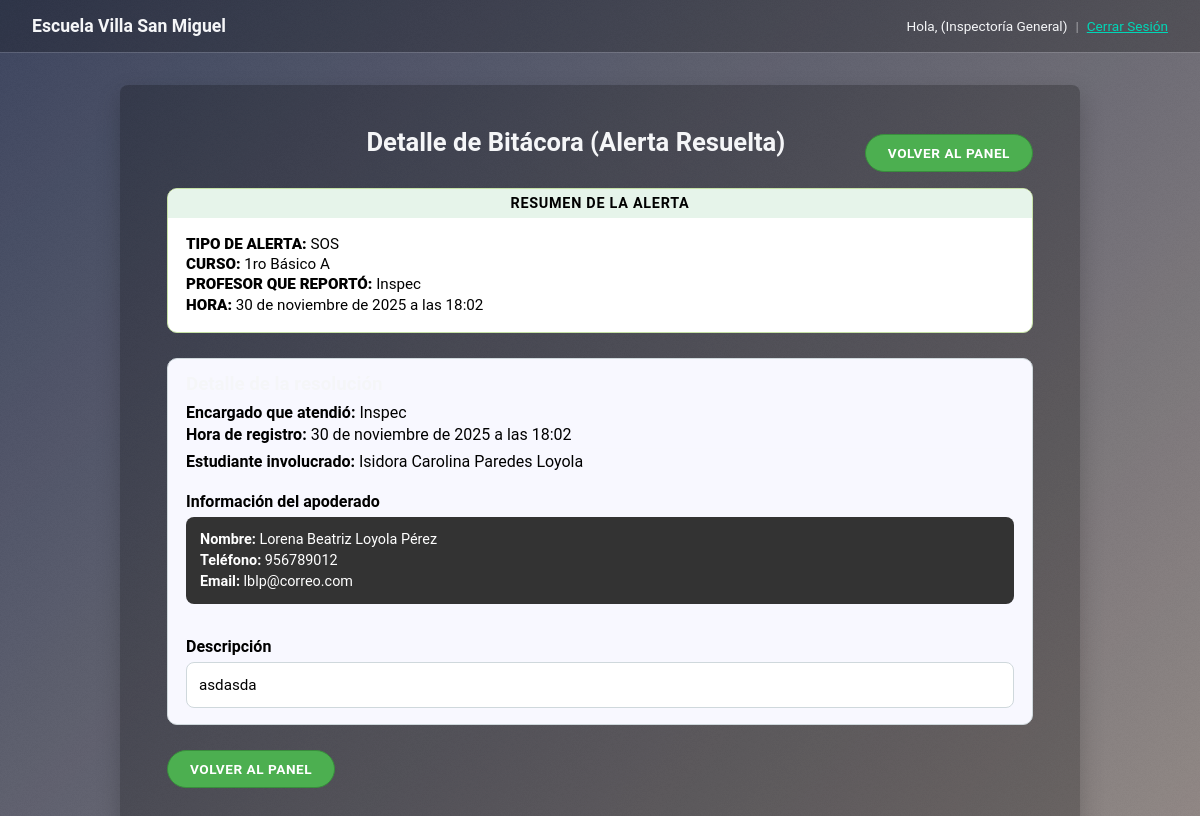
/alerta/55/bitacora/ (signed in), run on the app's committed database.
### core/models.py (models this page shows, shortened)
class Perfil(models.Model):
    ROLES = [
        ('profesor', 'Profesor'),
        ('convivencia', 'Convivencia Escolar'),
        ('utp', 'UTP'),
        ('inspectoria', 'Inspectoría General'),
        ('director', 'Director'),
    ]
    usuario = models.OneToOneField(User, on_delete=models.CASCADE)
    rol = models.CharField(max_length=20, choices=ROLES)
    rut = models.CharField(max_length=12, unique=True, null=True, blank=True, verbose_name="RUT (sin puntos, con guión)")

class BitacoraIncidente(models.Model):
    SUBTIPO = [
        ('emocional', 'Emocional'),
        ('convivencia', 'Convivencia'),
    ]
    alerta_asociada = models.OneToOneField(Alerta, on_delete=models.CASCADE)
    estudiante = models.ForeignKey(Estudiante, on_delete=models.SET_NULL, null=True, blank=True)
    subtipo_descompensacion = models.CharField(
        max_length=20,
        choices=SUBTIPO,
        null=True,
        blank=True,
        verbose_name="Subtipo de Descompensación"
    )
    descripcion_suceso = models.TextField(verbose_name="Descripción de lo sucedido")
    hora_registro = models.DateTimeField(auto_now_add=True)

class Alerta(models.Model):
    TIPO_ALERTA = [
        ('descompensacion', 'Descompensación'),
        ('tecnico', 'Apoyo Técnico'),
        ('disciplinario', 'Disciplinario'),
        ('salud', 'Salud'),
        ('sos', 'SOS'),
        ('asistencia', 'Asistencia menor al 85%'),
    ]
    ESTADO_ALERTA = [
        ('pendiente', 'Pendiente'),
        ('en_curso', 'En Curso'),
        ('resuelta', 'Resuelta'),
    ]
    creada_por = models.ForeignKey(User, on_delete=models.SET_NULL, null=True, blank=True, related_name="alertas_creadas")
    tiempo_creacion = models.DateTimeField(auto_now_add=True)
    tipo = models.CharField(max_length=20, choices=TIPO_ALERTA)
    estado = models.CharField(max_length=15, choices=ESTADO_ALERTA, default='pendiente')
    curso = models.ForeignKey(Curso, on_delete=models.PROTECT, null=True)
    estudiante_implicado = models.ForeignKey(Estudiante, on_delete=models.SET_NULL, null=True, blank=True)
    atendida_por = models.ForeignKey(User, on_delete=models.SET_NULL, null=True, blank=True, related_name="alertas_atendidas")
    descripcion_profesor = models.TextField(blank=True, null=True, verbose_name="Descripción del profesor")
    tiempo_aceptacion = models.DateTimeField(null=True, blank=True)

class Curso(models.Model):
    nombre = models.CharField(max_length=100)
    profesores = models.ManyToManyField(
        User,
        related_name="cursos",
        blank=True,
        limit_choices_to={'perfil__rol': 'profesor'}
    )

class Estudiante(models.Model):
    nombres = models.CharField(max_length=255)
    apellidos = models.CharField(max_length=255)
    rut = models.CharField(max_length=12, unique=True)
    curso = models.ForeignKey(Curso, on_delete=models.PROTECT, related_name="estudiantes")
    nombre_apoderado = models.CharField(max_length=255, blank=True, null=True)
    telefono_apoderado = models.CharField(max_length=15, blank=True, null=True)
    email_apoderado = models.EmailField(blank=True, null=True)
    @property
    def nombre_completo(self):
        return f"{self.nombres} {self.apellidos}"

### core/views.py (the view)
# urls.py: path('alerta/<int:alerta_id>/bitacora/', views.ver_bitacora, name='ver_bitacora'),
@login_required
def ver_bitacora(request, alerta_id):
    bitacora = get_object_or_404(BitacoraIncidente, alerta_asociada_id=alerta_id)
    rol = request.user.perfil.rol
    tipo_alerta = bitacora.alerta_asociada.tipo
    usuario_autorizado = False
    if rol == 'convivencia' and tipo_alerta == 'descompensacion':
        usuario_autorizado = True
    elif rol == 'utp' and tipo_alerta == 'tecnico':
        usuario_autorizado = True
    elif rol == 'inspectoria' and tipo_alerta in ['disciplinario', 'salud', 'sos']:
        usuario_autorizado = True
    elif rol == 'director':
        usuario_autorizado = True
    if not usuario_autorizado:
        return redirect('panel_gestion')
    context = {
        'bitacora': bitacora
    }
    return render(request, 'core/ver_bitacora.html', context)

### core/authentication.py (called while the page is built)
    def get_user(self, user_id):
        try:
            return User.objects.get(pk=user_id)
        except User.DoesNotExist:
            return None

### core/templates/core/ver_bitacora.html (shortened to what this page needs)
{% extends 'core/base.html' %}
{% block content %}
<div class="detalle-page">
  <div class="detalle-header">
    <h2 class="detalle-title">Detalle de Bitácora (Alerta Resuelta)</h2>
    <a href="{% url 'panel_gestion' %}" class="detalle-btn detalle-btn--secondary">
      Volver al panel
    </a>
  </div>
  <section class="alert-summary">
    <div class="alert-summary__header">
      RESUMEN DE LA ALERTA
    </div>
    <div class="alert-summary__body">
      <p><span class="summary-label">TIPO DE ALERTA:</span>
         <span class="summary-value">{{ bitacora.alerta_asociada.get_tipo_display }}</span></p>
      <p><span class="summary-label">CURSO:</span>
         <span class="summary-value">{{ bitacora.alerta_asociada.curso.nombre }}</span></p>
      <p><span class="summary-label">PROFESOR QUE REPORTÓ:</span>
         <span class="summary-value">{{ bitacora.alerta_asociada.creada_por.username|default:"Sistema" }}</span></p>
      <p><span class="summary-label">HORA:</span>
         <span class="summary-value">{{ bitacora.alerta_asociada.tiempo_creacion }}</span></p>
    </div>
  </section>
  <section class="detalle-card">
    <h3>Detalle de la resolución</h3>
    <p><strong>Encargado que atendió:</strong> {{ bitacora.alerta_asociada.atendida_por.username }}</p>
    <p><strong>Hora de registro:</strong> {{ bitacora.hora_registro }}</p>
    <hr>
    {% if bitacora.estudiante %}
      <p><strong>Estudiante involucrado:</strong> {{ bitacora.estudiante.nombre_completo }}</p>
      <h4>Información del apoderado</h4>
      <div class="apoderado-box">
        <p><strong>Nombre:</strong> {{ bitacora.estudiante.nombre_apoderado|default:"No informado" }}</p>
        <p><strong>Teléfono:</strong> {{ bitacora.estudiante.telefono_apoderado|default:"No informado" }}</p>
        <p><strong>Email:</strong> {{ bitacora.estudiante.email_apoderado|default:"No informado" }}</p>
      </div>
    {% else %}
      <p><strong>Estudiante involucrado:</strong> N/A (Alerta de Apoyo Técnico)</p>
    {% endif %}
    <hr>
    <h4>Descripción</h4>
    <div class="desc-box">
      <p>{{ bitacora.descripcion_suceso|linebreaks }}</p>
    </div>
  </section>
  <div class="detalle-actions">
    <a href="{% url 'panel_gestion' %}" class="detalle-btn detalle-btn--secondary">
      Volver al panel
    </a>
  </div>
</div>
{% endblock %}

### core/templates/core/base.html (shortened to what this page needs)
<!DOCTYPE html>
{% load static %}
<html lang="es">
<head>
</head>
<body>
    <nav>
        <h1>Escuela Villa San Miguel</h1>
        <div class="nav-right">
        {% if user.is_authenticated %}
            <span>Hola, {{ user.first_name }} ({{ user.perfil.get_rol_display }})</span>
            <span class="nav-separator">|</span>
            <form action="{% url 'logout' %}" method="post">
                <button type="submit">
                    Cerrar Sesión
                </button>
            </form>
        {% else %}
            <a href="{% url 'login' %}?next={{ request.path }}">Iniciar Sesión</a>
        {% endif %}
        </div>
    </nav>
    <hr>
    <main>
        {% block content %}
        {% endblock %}
    </main>
</body>
</html>

### core/templates/core/ver_bitacora.html (style rules this page uses)
:root { --bg-dark: #424242; --accent-blue: #2196F3; --accent-green-soft: #e6f4ea; --accent-green-border: #c5e1a5; }
.detalle-page { max-width: 960px; margin: 0 auto 40px; padding: 10px 15px 30px; }
.detalle-header { display: flex; align-items: center; justify-content: space-between; gap: 1rem; margin-bottom: 10px; }
.detalle-title { flex: 1; text-align: center; font-size: 1.6rem; font-weight: 700; }
.detalle-btn { display: inline-block; padding: 10px 22px; border-radius: 999px; border: 1px solid #b0bec5; font-size: 0.85rem; font-weight: 700; text-transform: uppercase; letter-spacing: 0.04em; text-decoration: none; cursor: pointer; transition: all 0.25s ease; }
.detalle-btn--secondary { background: #4CAF50; color: #ffffff; border-color: #388E3C; }
.alert-summary { border-radius: 10px; overflow: hidden; border: 1px solid var(--accent-green-border); background: #ffffff; margin-bottom: 25px; color: #000000; }
.alert-summary__header { background: var(--accent-green-soft); text-align: center; font-weight: 700; text-transform: uppercase; padding: 6px 10px; letter-spacing: 0.05em; font-size: 0.9rem; }
.alert-summary__body { padding: 14px 18px 16px; }
.alert-summary__body p { margin: 0.15rem 0; font-size: 0.95rem; }
.summary-label { font-weight: 800; }
.summary-value { font-weight: 400; }
.detalle-card { border-radius: 10px; border: 1px solid #cfd8dc; background: #f8f8ff; padding: 14px 18px 16px; margin-bottom: 25px; color: #000000; }
.detalle-card h3 { margin-top: 0; margin-bottom: 0.5rem; }
.detalle-card h4 { margin-bottom: 0.4rem; }
.detalle-card p { margin: 0.2rem 0; }
.apoderado-box { margin-top: 6px; margin-bottom: 10px; padding: 10px 14px; border-radius: 8px; background: #333333; color: #ffffff; font-size: 0.9rem; }
.apoderado-box p { margin: 0.25rem 0; }
.desc-box { margin-top: 6px; border-radius: 8px; background: #ffffff; border: 1px solid #cfd8dc; padding: 10px 12px; font-size: 0.95rem; color: #000000; }
.detalle-actions { margin-top: 10px; text-align: left; }

### data on the page
BitacoraIncidente: alerta_asociada.tipo "SOS", alerta_asociada.curso.nombre "1ro Básico A", alerta_asociada.creada_por.username "Inspec", alerta_asociada.tiempo_creacion "30 de noviembre de 2025 a las 18:02", alerta_asociada.atendida_por.username "Inspec", hora_registro "30 de noviembre de 2025 a las 18:02", estudiante.nombre_completo "Isidora Carolina Paredes Loyola", estudiante.nombre_apoderado "Lorena Beatriz Loyola Pérez", estudiante.telefono_apoderado "956789012", estudiante.email_apoderado "lblp@correo.com", descripcion_suceso "asdasda"

### other printed values
{{ user.perfil.get_rol_display }} "Inspectoría General"
